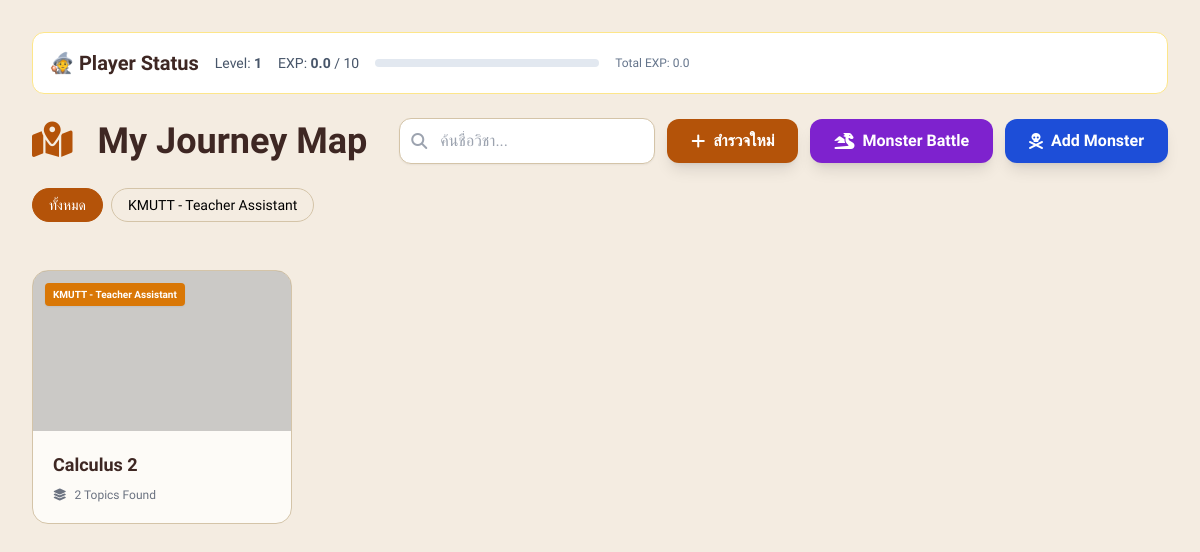
The app's page /learning/ with its own data.
### models.py (models this page shows)
class PlayerProfile(db.Model):
    id = db.Column(db.Integer, primary_key=True)
    level = db.Column(db.Integer, default=1, nullable=False)
    exp_current = db.Column(db.Float, default=0.0, nullable=False)
    exp_total = db.Column(db.Float, default=0.0, nullable=False)
    updated_at = db.Column(db.DateTime, default=datetime.utcnow, onupdate=datetime.utcnow)

class Course(db.Model):
    id = db.Column(db.Integer, primary_key=True)
    title = db.Column(db.String(100), nullable=False)
    category = db.Column(db.String(50), nullable=False)
    background_image = db.Column(db.String(255), nullable=True)
    topics = db.relationship('Topic', backref='course', lazy=True, cascade="all, delete-orphan")
    sections = db.relationship('TopicSection', backref='course', lazy=True, cascade="all, delete-orphan")

### routes.py (the view)
@learning_bp.route('/')
def index():
    courses = Course.query.all()
    categories = sorted(list(set([c.category for c in courses if c.category])))
    monsters = Monster.query.order_by(Monster.id.asc()).all()
    profile = PlayerProfile.query.first()
    if not profile:
        profile = PlayerProfile(level=1, exp_current=0, exp_total=0)
        db.session.add(profile)
        db.session.commit()
    random_knowledge = []
    bubbles = _uncensored_bubble_query().join(Topic).join(Course).order_by(func.random()).limit(5).all()
    for bubble in bubbles:
        random_knowledge.append({'course_title': bubble.topic.course.title, 'topic_name': bubble.topic.name, 'content': bubble.content})
    return render_template('learning/index.html', courses=courses, categories=categories, random_knowledge=random_knowledge,
                           monsters=monsters, profile=profile, exp_to_next=_exp_to_next_level(profile.level))

### routes.py (called while the page is built, shortened)
def _exp_to_next_level(level):
    return 10 + (level - 1) * 5

def _has_include_column():
    global _cached_include_check
    return _cached_include_check

def _uncensored_bubble_query():
    q = Bubble.query
    if _has_include_column():
        q = q.filter(Bubble.include_in_random.is_(True))
    return q

### templates/learning/index.html (shortened to what this page needs)
<!DOCTYPE html>
<html lang="en">
<head>
    <script src="https://cdn.tailwindcss.com"></script>
    <link rel="stylesheet" href="https://cdnjs.cloudflare.com/ajax/libs/font-awesome/6.4.0/css/all.min.css">
</head>
<body class="p-8">
    <div class="max-w-7xl mx-auto">
        <div class="mb-6 bg-white border border-amber-200 rounded-xl p-4 flex flex-wrap items-center gap-4">
            <div class="text-xl font-bold text-[#3e2723]">🧙 Player Status</div>
            <div class="text-sm text-slate-600">Level: <b>{{ profile.level }}</b></div>
            <div class="text-sm text-slate-600">EXP: <b>{{ "%.1f"|format(profile.exp_current) }}</b> / {{ exp_to_next }}</div>
            <div class="w-56 h-2 bg-slate-200 rounded">
            </div>
            <div class="text-xs text-slate-500">Total EXP: {{ "%.1f"|format(profile.exp_total) }}</div>
        </div>
        <div class="flex flex-col space-y-6 mb-10">
            <div class="flex flex-col md:flex-row justify-between items-center gap-4">
                <h1 class="text-4xl font-bold text-[#3e2723]"><i class="fa-solid fa-map-marked-alt mr-4 text-amber-700"></i> My Journey Map</h1>
                <div class="flex w-full md:w-auto items-center space-x-3">
                    <div class="relative flex-1 md:w-64">
                        <i class="fa-solid fa-magnifying-glass absolute left-3 top-1/2 -translate-y-1/2 text-gray-400"></i>
                        <input type="text" id="courseSearch" onkeyup="filterContent()" placeholder="ค้นชื่อวิชา..." class="w-full pl-10 pr-4 py-2.5 rounded-xl border border-[#d4c4a8] bg-white focus:outline-none focus:ring-2 focus:ring-amber-500 shadow-sm">
                    </div>
                    <button onclick="document.getElementById('addCourseModal').classList.remove('hidden')" class="bg-amber-700 text-white px-6 py-2.5 rounded-xl hover:bg-amber-600 transition shadow-lg flex items-center font-bold">
                        <i class="fa-solid fa-plus mr-2"></i> สำรวจใหม่
                    </button>
                    <button onclick="document.getElementById('battleSetupModal').classList.remove('hidden')" class="bg-purple-700 text-white px-6 py-2.5 rounded-xl hover:bg-purple-600 transition shadow-lg flex items-center font-bold">
                        <i class="fa-solid fa-dragon mr-2"></i> Monster Battle
                    </button>
                    <button onclick="document.getElementById('addMonsterModal').classList.remove('hidden')" class="bg-blue-700 text-white px-6 py-2.5 rounded-xl hover:bg-blue-600 transition shadow-lg flex items-center font-bold">
                        <i class="fa-solid fa-skull-crossbones mr-2"></i> Add Monster
                    </button>
                </div>
            </div>
            <div class="flex flex-wrap gap-2 overflow-x-auto pb-2">
                <button onclick="filterCategory('all', this)" class="category-btn active px-4 py-1.5 rounded-full border border-[#d4c4a8] text-sm font-medium hover:border-amber-700 transition">ทั้งหมด</button>
                {% for cat in categories %}
                <button onclick="filterCategory('{{ cat.lower() }}', this)" class="category-btn px-4 py-1.5 rounded-full border border-[#d4c4a8] text-sm font-medium hover:border-amber-700 transition">{{ cat }}</button>
                {% endfor %}
            </div>
        </div>
        <div id="courseContainer" class="grid grid-cols-1 md:grid-cols-2 lg:grid-cols-4 gap-8">
            {% for course in courses %}
            <div class="course-item relative group" data-title="{{ course.title.lower() }}" data-category="{{ (course.category or 'general').lower() }}" data-id="{{ course.id }}" data-name="{{ course.title }}" data-cat="{{ course.category }}">
                <a href="{{ url_for('learning.course_detail', course_id=course.id) }}" class="course-card rounded-2xl overflow-hidden flex flex-col group h-full">
                    <div class="h-40 bg-cover bg-center relative" style="background-image: url('{{ url_for('static', filename='uploads/' + (course.background_image or 'default.jpg')) }}')">
                        <div class="absolute inset-0 bg-black/20 group-hover:bg-black/10 transition-colors"></div>
                        <span class="absolute top-3 left-3 bg-amber-600 text-white text-[10px] font-bold px-2 py-1 rounded shadow-sm">{{ course.category or 'General' }}</span>
                    </div>
                    <div class="p-5">
                        <h3 class="text-lg font-bold text-[#3e2723] mb-2">{{ course.title }}</h3>
                        <div class="text-xs text-gray-500 flex items-center"><i class="fa-solid fa-layer-group mr-2"></i> {{ course.topics | length }} Topics Found</div>
                    </div>
                </a>
            </div>
            {% endfor %}
        </div>
    </div>
</body>
</html>

### templates/learning/index.html (style rules this page uses)
body { background-color: #f4ece1; font-family: 'Prompt', sans-serif; }
.course-card { background-color: #fdfbf7; border: 1px solid #d4c4a8; transition: all 0.3s; }
.category-btn.active { background-color: #b45309; color: white; border-color: #b45309; }

### records on screen
PlayerProfile: level "1", exp_current "0.0", exp_total "0.0"
Course: category "KMUTT - Teacher Assistant", title "Calculus 2", topics|length "2"

### other values on screen
{{ exp_to_next }} "10"
